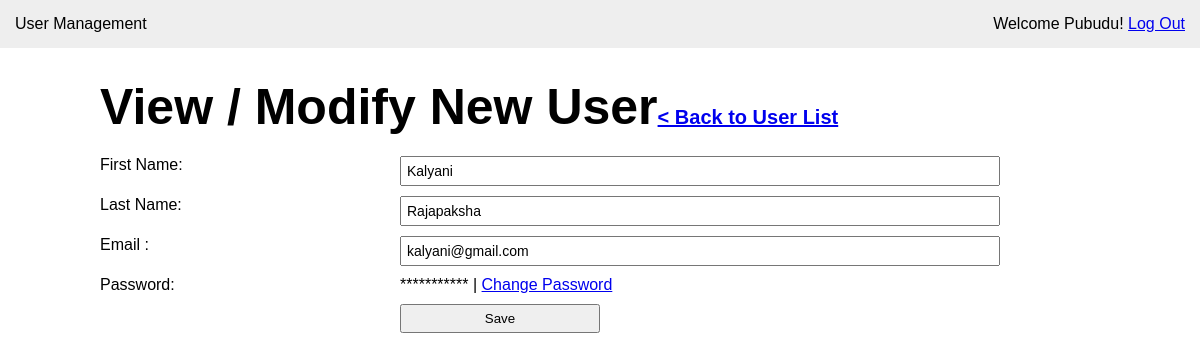
/modify_user.php?user_id=17 (signed in), run on the app's committed database.
### tables this page shows
CREATE TABLE `user` (
  `id` int(11) NOT NULL,
  `first_name` varchar(50) NOT NULL,
  `last_name` varchar(100) NOT NULL,
  `email` varchar(100) NOT NULL,
  `password` varchar(40) NOT NULL,
  `last_login` datetime NOT NULL,
  `is_deleted` tinyint(1) NOT NULL
);

### modify_user.php (the view, shortened to what this page needs)
<?php require_once('inc/connection.php');?>
<?php
     $user_id = '';
     $first_name = '';
     $last_name = '';
     $email = '';
     if(isset($_GET['user_id'])){
         $user_id = mysqli_real_escape_string($connection, $_GET['user_id']);
         $query = "SELECT * FROM user WHERE id = {$user_id} LIMIT 1";
         $result_set = mysqli_query($connection , $query);
         if($result_set){
             if(mysqli_num_rows($result_set) == 1){
                 $result = mysqli_fetch_assoc($result_set);
                 $first_name = $result['first_name'];
                 $last_name = $result['last_name'];
                 $email = $result['email'];
             }else{
                 header('Location: users.php?err=user_not_found');
             }
         }else{
             header('Location: users.php?err=query_failed');
         }
     }
?>
<!DOCTYPE html>
<html lang="en">
<head>
    <link rel="stylesheet" href="css/main.css">
</head>
<body>
    <header>
        <div class="appname">User Management</div>
        <div class="loggedin">Welcome <?php echo $_SESSION['first_name'];?>! <a href="logout.php">Log Out</a></div>
    </header>
    <main>
        <h1>View / Modify New User<span><a href="users.php">< Back to User List</a></span></h1>
        <form action="modify_user.php" method="post" class="userform">
            <p>
                <label for="">First Name:</label>
                <input type="text" name="first_name"    <?php echo 'value="' . $first_name . '"'; ?>>
            </p>
            <p>
                <label for="">Last Name:</label>
                <input type="text" name="last_name" <?php echo 'value="' . $last_name . '"'; ?>>
            </p>
            <p>
                <label for="">Email :</label>
                <input type="text" name="email" <?php echo 'value="' . $email . '"'; ?>>
            </p>
            <p>
                <label for="">Password:</label>
                <span>***********</span> | <a href="change_password.php?user_id=<?php echo $user_id; ?>">Change Password</a>
            </p>
            <p>
                <label for="">&nbsp;</label>
                <button type="submit" name="submit">Save</button>
            </p>
        </form>
    </main>
</body>
</html>

### css/main.css (style rules this page uses)
* { margin: 0; }
body { font-family: Arial, Helvetica, sans-serif ; font-size: 16px; }
p { margin-bottom: 10px; }
input { display: block; width: 100%; padding: 5px; box-sizing: border-box; font-size: 14px; }
button { width: 100%; padding: 5px; box-sizing: border-box; }
header { background: #eee; overflow: auto; padding: 15px; }
header .appname { float: left; }
header .loggedin { float: right; }
main { width: 1000px; margin: 30px auto; }
main h1 { margin-bottom: 20px; font-size: 50px; }
main h1 span { font-size: 20px; }
form.userform label { width: 30%; float: left; }
form.userform input { width: 60%; }
form.userform button { width: 200px; }

### data on the page
user: first_name "Kalyani", last_name "Rajapaksha", email "kalyani@gmail.com"

### other printed values
$_SESSION['first_name'] "Pubudu"
